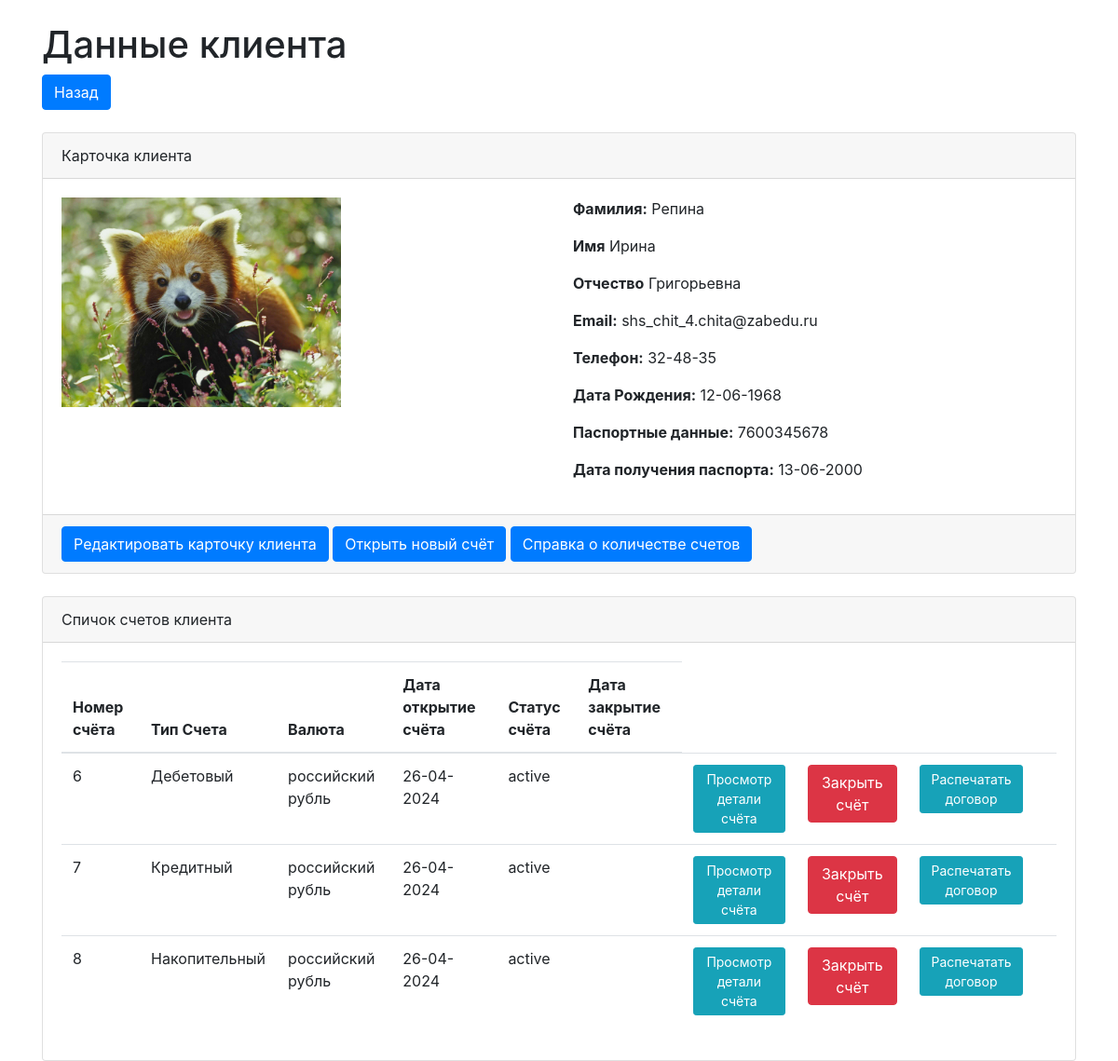
Page /customer_detail/5 on the earlier database version.
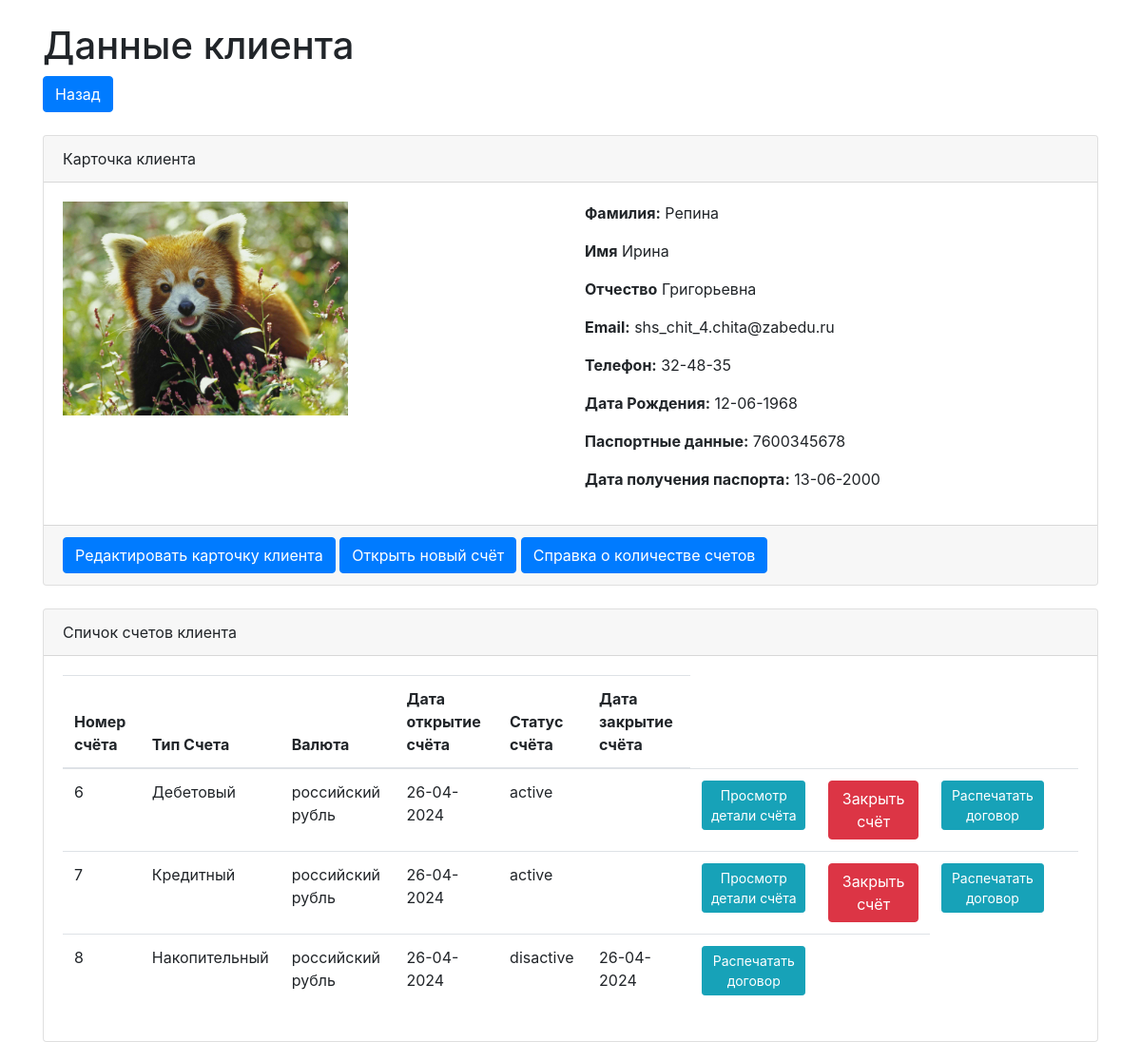
Same page on the later database version.
### abs/models.py (models this page shows, shortened)
class Customers (models.Model):
    last_name = models.CharField(max_length = 150, verbose_name = "Фамилия")
    first_name = models.CharField(max_length = 150,verbose_name = "Имя")
    middle_name = models.CharField(max_length = 150, verbose_name = "Отчество", blank = True)
    gender = models.CharField(max_length=1, choices=[("М", "Мужской"),("Ж", "Женский")])
    address = models.TextField(verbose_name = "Адрес проживание")
    email = models.EmailField(verbose_name = "Адрес электронной почты")
    phone_numder = models.CharField(max_length = 15,verbose_name = "Телефон")
    password_number = models.CharField(max_length = 10, verbose_name = "Номер паспорта")
    password_issue_data = models.DateField(verbose_name = "Дата получения паспорта",unique = True)
    date_of_birth = models.DateField(verbose_name = "День рождения" ,default="2000-01-01")
    photo = models.ImageField(verbose_name="Фото", default="None",upload_to="upload/product")

class Account (models.Model):
    customer = models.ForeignKey(Customers, on_delete = models.CASCADE,related_name = "customer")
    account_type = models.CharField(max_length = 1, choices = [("Д", "Дебетовый"), ("К","Кредитный"), ("Н","Накопительный")], default="Д")
    currency = models.ForeignKey(Currencys, verbose_name = "Валюта",on_delete=models.CASCADE, default='')
    status = models.CharField(max_length = 20,choices =[("a",'active'),('d','disactive')], default = "active", verbose_name = "Статус счёта")
    opened_at = models.DateField(auto_now_add = True ,verbose_name = "Дата открытие счёта")
    closed_at = models.DateField(blank = True, null = True)

class Currencys (models.Model):
    name = models.CharField(max_length = 150, verbose_name = "Валюта", unique = True)
    code = models.CharField(max_length = 3, unique = True)
    symbol = models.CharField(max_length = 5, blank = True, null = True, default=' ')
    def __str__(self) :
        return f"{self.name}"

### abs/views.py (the view, shortened to what this page needs)
# urls.py: path('customer_detail/<int:pk>', CustomerDetailView.as_view(),name='customer_detail'),
class CustomerDetailView(DetailView):
    model = Customers
    template_name = 'customers_detail.html'
    context_object_name = 'customer'
    def get_context_data(self, **kwargs):
        context = super().get_context_data(**kwargs)
        customer = self.get_object()
        context['accounts'] =Account.objects.filter(customer=customer)
        return context

### abs/templates/customers_detail.html (shortened to what this page needs)
<!DOCTYPE html>
<html lang="en">
<head>
    <link rel="stylesheet" href="https://stackpath.bootstrapcdn.com/bootstrap/4.5.2/css/bootstrap.min.css">
</head>
<body>
    <div class="container">
        <h1 class="mt-4">Данные клиента</h1>
        <a href="{% url 'customer_list' %}" class="btn btn-primary mb-4">Назад</a>
        <div class="card">
            <div class="card-header">
                Карточка клиента
            </div>
            <div class="card-body">
                <div class="row">
                    <div class="col-md-6">
                        {% if object.photo %}
                        <img src="{{ object.photo.url }}" alt="Customer Photo" style="width: 300px; height: auto;">
                        {% endif %}
                    </div>
                    <div class="col-md-6">
                        <p><strong>Фамилия:</strong> {{ customer.last_name }}</p>
                        <p><strong>Имя</strong> {{ customer.first_name }}</p>
                        <p><strong>Отчество</strong> {{ customer.middle_name }}</p>
                        <p><strong>Email:</strong> {{ customer.email }}</p>
                        <p><strong>Телефон:</strong> {{ customer.phone_numder }}</p>
                        <p><strong>Дата Рождения:</strong> {{ customer.date_of_birth|date:"d-m-Y" }}</p>
                        <p><strong>Паспортные данные:</strong> {{ customer.password_number }}</p>
                        <p><strong>Дата получения паспорта:</strong> {{ customer.password_issue_data|date:"d-m-Y" }}</p>
                    </div>
                </div>
            </div>
            <div class="card-footer">
                <a href="{% url 'edit_customer' customer.id %}" class="btn btn-primary"> Редактировать карточку клиента</a>
                <a href="{% url 'add_account' customer.pk %}" class="btn btn-primary"> Открыть новый счёт</a>
                <a href="{% url 'spravka' %}?customer_id={{customer.id}}" class="btn btn-primary"> Справка о количестве счетов</a>
            </div>
        </div>
        <div class="card mt-4">
            <div class="card-header">
                Спичок счетов клиента
            </div>
            <div class="card-body">
                <table class="table">
                    <thead>
                        <tr>
                            <th>Номер счёта</th>
                            <th>Тип Счета</th>
                            <th>Валюта</th>
                            <th>Дата открытие счёта</th>
                            <th>Статус счёта</th>
                            <th>Дата закрытие счёта</th>
                        </tr>
                    </thead>
                    <tbody>
                        {% for account in accounts %}
                            <form method="POST">
                                <tr>
                                    <td>{{ account.pk }}</td>
                                    <td>{{ account.get_account_type_display}}</td>
                                    <td>{{ account.currency }}</td>
                                    <td>{{ account.opened_at |date:"d-m-Y"}}</td>
                                    <td>{{ account.status }}</td>
                                    <td>{{ account.closed_at |date:"d-m-Y"}}</td>
                                    {% if account.status == 'active' %}
                                    <td>
                                    <a href="{% url 'account_cards' account.id %}" class="btn btn-info btn-sm"> Просмотр детали счёта</a>
                                    </td>
                                    <td>
                                    <button type="submit" class="btn btn-danger" data-dismiss="modal">Закрыть счёт</button>
                                    </td>
                                    {% endif %}
                                    <td>
                                    <a href="{% url 'create_contract' %}?customer_name={{customer.last_name}}%20{{customer.first_name}}%20{{customer.middle_name}}&account_number={{account.pk}}" class="btn btn-info btn-sm"> Распечатать договор</a>
                                    <td>
                                </tr>
                            </form>
                        {% endfor %}
                    </tbody>
                </table>
            </div>
        </div>
</body>
</html>

Differences in the rows shown:
changed Account "Накопительный": status "active" → "disactive"; closed_at (not shown) → "26-04-2024"; no longer shows "Просмотр детали счёта Закрыть счёт"
